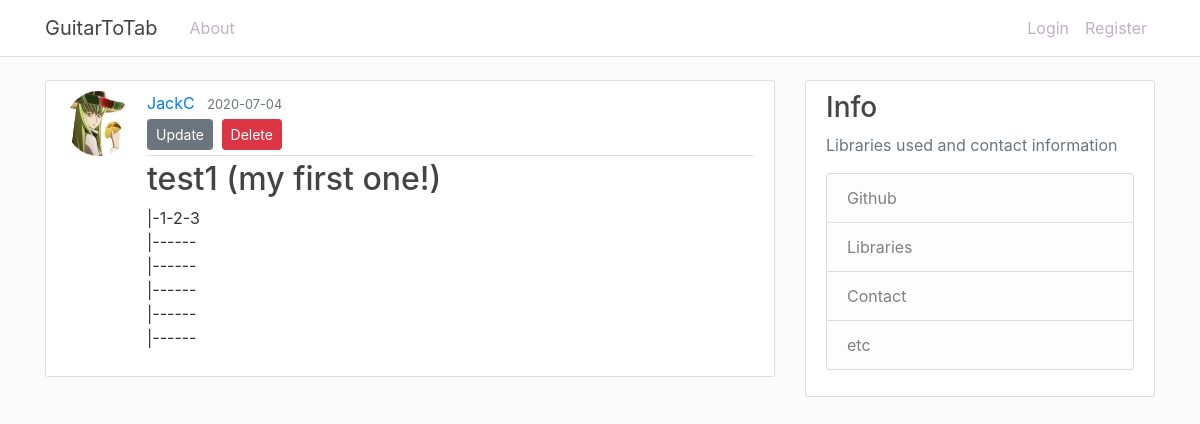
/tab/1, run on the app's committed database.
### guitartotab/models.py (models this page shows, shortened)
class User(db.Model, UserMixin):
    id = db.Column(db.Integer, primary_key=True)
    username = db.Column(db.String(20), unique=True, nullable=False)
    email = db.Column(db.String(120), unique=True, nullable=False)
    image_file = db.Column(db.String(20), nullable=False, default='default.jpg')
    password = db.Column(db.String(60), nullable=False)
    tabs = db.relationship('Tab', backref='author', lazy=True)

class Tab(db.Model):
    id = db.Column(db.Integer, primary_key=True)
    title = db.Column(db.String(100), nullable=False)
    date_posted = db.Column(db.DateTime, nullable=False, default=datetime.utcnow)
    content = db.Column(db.Text, nullable=False)
    user_id = db.Column(db.Integer, db.ForeignKey('user.id'), nullable=False)

### guitartotab/routes.py (the view)
@app.route('/tab/<int:tab_id>')
def tab(tab_id):
    tab = Tab.query.get_or_404(tab_id)
    return render_template('tab.html', title=tab.title, tab=tab)

### guitartotab/templates/tab.html (shortened to what this page needs)
{% extends "base.html" %}
{% block content %}
    <article class="media content-section">
      <img class="rounded-circle article-img" src="{{ url_for('static', filename='profile_pics/' + tab.author.image_file) }}">          <div class="media-body">
        <div class="article-metadata">
          <a class="mr-2" href="#">{{ tab.author.username }}</a>
          <small class="text-muted">{{ tab.date_posted.strftime('%Y-%m-%d') }}</small>
          <div>
            <a class="btn btn-secondary btn-sm mt-1 mb-1" href="{{ url_for('update_tab', tab_id=tab.id) }}">Update</a>
            <button type="button" class="btn btn-danger btn-sm m-1" data-toggle="modal" data-target="#deleteModal">Delete</button>
          </div>
        </div>
        <h2 class="article.title">{{ tab.title }}</h2>
        <p class="article-content">{{ tab.content }}</p>
      </div>
    </article>
{% endblock content %}

### guitartotab/static/main.css (style rules this page uses)
body { background: #fafafa; color: #333333; margin-top: 5rem; font-family: -apple-system, BlinkMacSystemFont, 'Segoe UI', Roboto, Oxygen, Ubuntu, Cantarell, 'Open Sans', 'Helvetica Neue', sans-serif; }
h1, h2, h3, h4, h5, h6 { color: #444444; }
.content-section { background: #ffffff; padding: 10px 20px; border: 1px solid #dddddd; border-radius: 3px; margin-bottom: 20px; }
.article-content { white-space: pre-line; }
.article-img { height: 65px; width: 65px; margin-right: 16px; }
.article-metadata { padding-bottom: 1px; margin-bottom: 4px; border-bottom: 1px solid #e3e3e3 }

### data on the page
User: image_file (picture), author.username "JackC"
Tab: date_posted "2020-07-04", title "test1 (my first one!)", content "|-1-2-3 |------ |------ |------ |------ |------"
